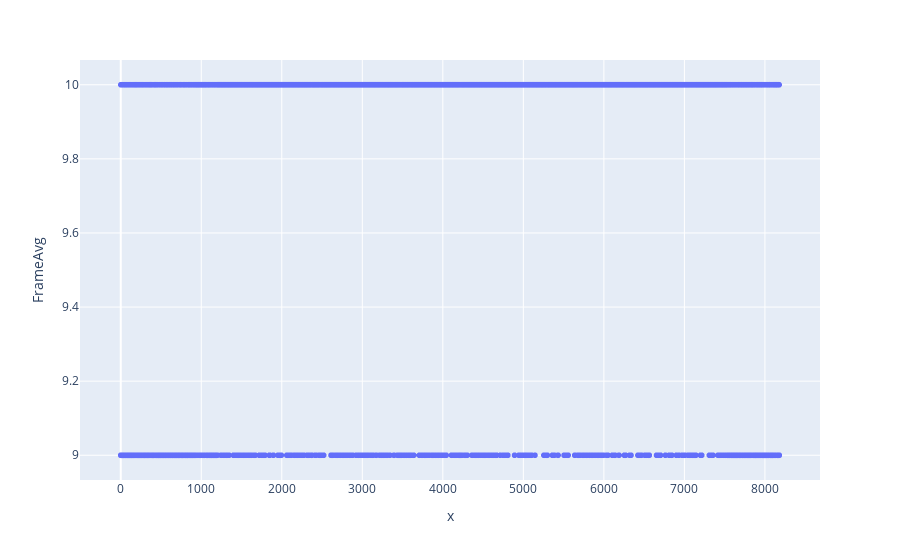

Notebook source saved alongside this figure:
### Code cell
px.scatter(df, y='FrameAvg', x=df.index)

### Figure 1 — Plotly figure (JSON) as saved in the notebook; plotly's stock layout.template omitted (floating-point values rounded to 4 significant figures; data arrays with more than 128 entries replaced by an {"elided": "..."} marker saying what was removed)
{"data": [{"hoverlabel": {"namelength": 0}, "hovertemplate": "x=%{x}<br>FrameAvg=%{y}", "legendgroup": "", "marker": {"color": "#636efa", "symbol": "circle"}, "mode": "markers", "name": "", "showlegend": false, "type": "scattergl", "x": {"elided": "8179 int values"}, "xaxis": "x", "y": {"elided": "8179 int values"}, "yaxis": "y"}], "layout": {"autosize": true, "legend": {"tracegroupgap": 0}, "margin": {"t": 60}, "xaxis": {"anchor": "y", "autorange": true, "domain": [0, 1], "range": [-487.0, 8665.0], "title": {"text": "x"}, "type": "linear"}, "yaxis": {"anchor": "x", "autorange": true, "domain": [0, 1], "range": [8.929, 10.07], "title": {"text": "FrameAvg"}, "type": "linear"}}}
